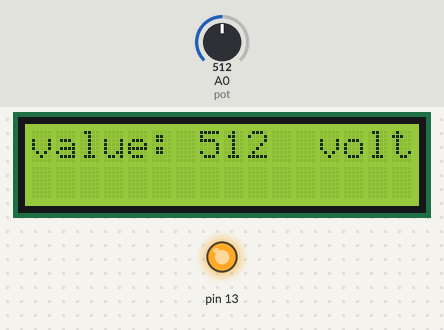
The sketch below on a simulated Arduino Uno, built with avr-gcc and run on an emulated ATmega328P. Shown: 16×2 character LCD, output pins drawn as LEDs (lit = HIGH). The test bench sets the inputs (shaded band); at power-on: A0 (pot) = 512. What the sketch prints to the serial monitor is not drawn.

Above: at 1.6 s.
1.7 s: A0 (pot) set to 212
At 5.1 s:
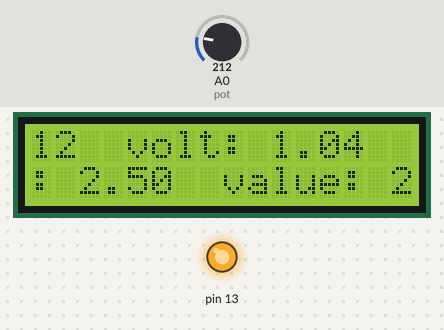
5.5 s: A0 (pot) set to 192
At 9.5 s:
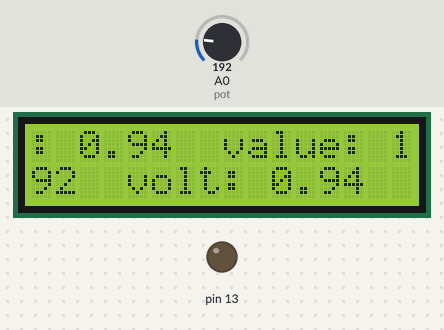
9.6 s: A0 (pot) set to 106
At 11.5 s:
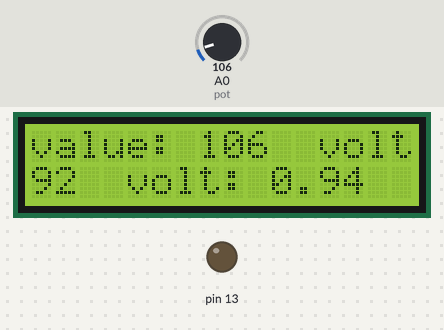
13.7 s: A0 (pot) set to 94
At 16.9 s:
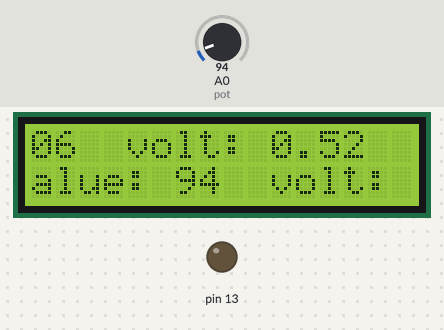
17.8 s: A0 (pot) set to 122
At 19.9 s:
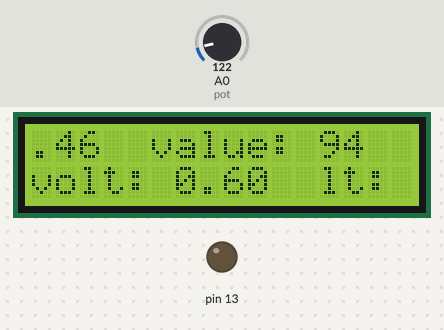
21.9 s: A0 (pot) set to 0
At 29.3 s:
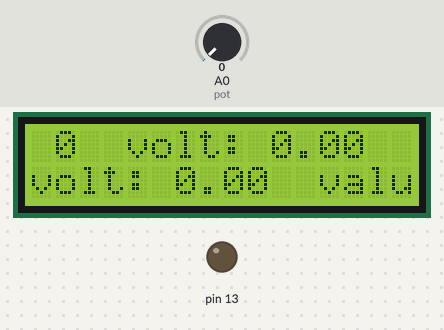
Timing chart, 0 to 29.6 s (numbered marks = the images above; inputs shaded):
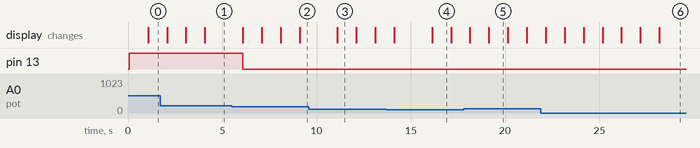

The sketch:

Analog.ino
```cpp
/*
  Author: Youssef Attia
  Description: reading analoge signal from potentiometer and outputting it on 2*16 LCD
*/
#include <LiquidCrystal.h>
LiquidCrystal lcd (2, 3, 4 , 5 , 6 , 7);
#define pot A0
int value;
float volt;
void setup() {
  lcd.begin(16, 2);
  pinMode(pot, INPUT);
  pinMode(13, OUTPUT);
  Serial.begin(9600);
}

void loop() {
  value = analogRead(pot);
  volt = (value * 5) / 1023.0;
  digitalWrite(13, volt);
  delay(1000);
  Serial.print("value: ");
  Serial.println(value);
  lcd.print("value: ");
  lcd.println(value);
  Serial.print("volt: ");
  Serial.println(volt);
  lcd.print("volt: ");
  lcd.println(volt);
}
```

Measured:
- the behaviour switches between 205 and 204 on A0 (pot) (found by bisection; images 1 and 2)
- the behaviour switches between 100 and 99 on A0 (pot) (found by bisection; images 3 and 4)
- after the input at 5.5 s, pin 13: HIGH → LOW after 0.59 s
- after the input at 13.7 s, the display: first differs from a run without the input after 2.4 s (image 4)
- after the input at 17.8 s, the display: first differs from a run without the input after 1.3 s (image 5)
- after the input at 21.9 s, the display: first differs from a run without the input after 1.3 s (image 6 shows a later state)
- what the display in image 3 shows lasts 1.0 s, from 11.1 s to 12.1 s
